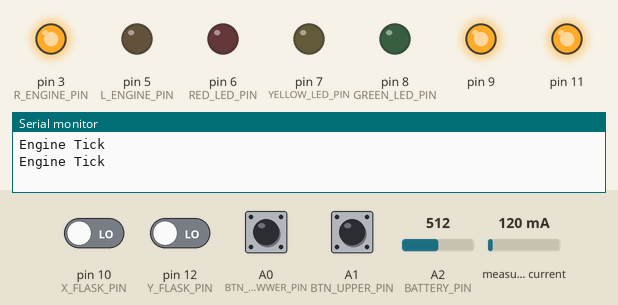
This program was run on a simulated Arduino Uno, built with avr-gcc and run on an emulated ATmega328P. Shown: output pins drawn as LEDs (lit = HIGH), the last lines printed to the serial monitor. The inputs (shaded band) are chosen by the test bench; at power-on: A0 (BTN_LOWWER_PIN), A1 (BTN_UPPER_PIN), pin 10 (X_FLASK_PIN), pin 12 (Y_FLASK_PIN) LOW, A2 (BATTERY_PIN) = 512, measured current 120 mA.

Above: at 1.2 s.
1.3 s: A2 (BATTERY_PIN) set to 633
2.8 s: A2 (BATTERY_PIN) set to 668
At 4.0 s:
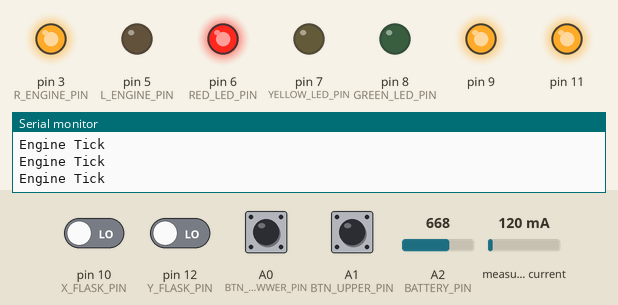
4.3 s: pin 10 (X_FLASK_PIN) driven HIGH
At 5.1 s:
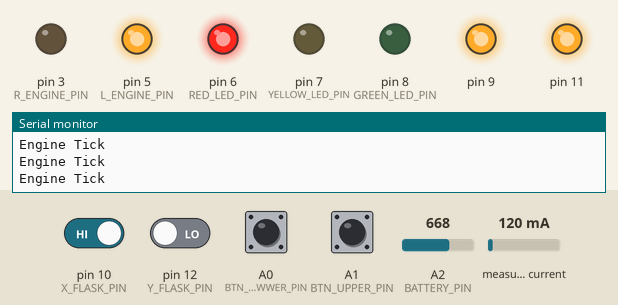
6.0 s: A2 (BATTERY_PIN) set to 747
7.5 s: A2 (BATTERY_PIN) set to 772
At 8.1 s:
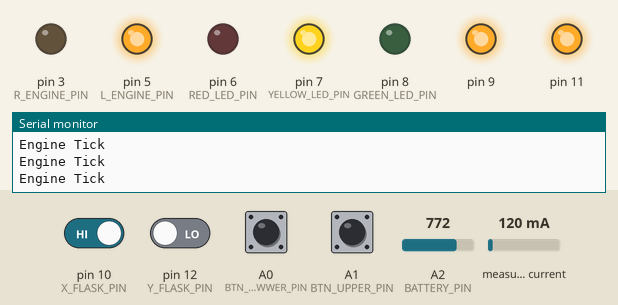
9.0 s: pin 12 (Y_FLASK_PIN) driven HIGH
At 10.0 s:
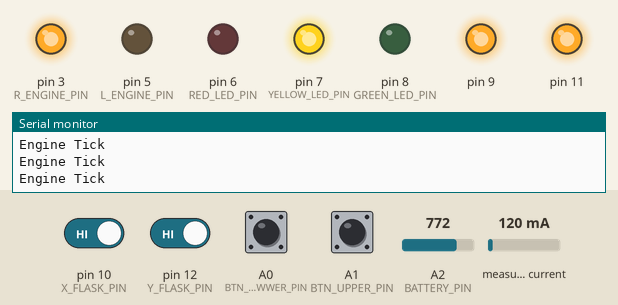
Timing chart, 0 to 11.5 s (numbered marks = the images above; inputs shaded):
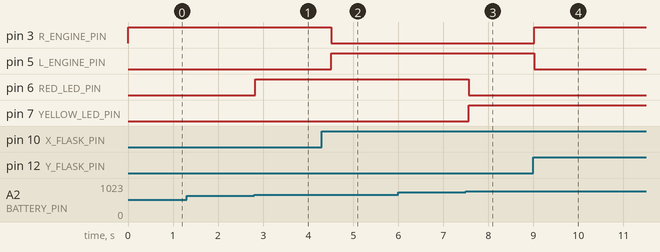

The program:

main.cpp
```cpp
#include <Arduino.h>
#include <Wire.h>


#include "Adafruit_INA219.h"


#define __DEBUG__ 1


#if __DEBUG__ == 1

    #define DBG_SPEED                  9600
    #define LOG(x)        Serial.print((x))
    #define LOGLN(x)    Serial.println((x))
    #define DBG_INIT(x)   Serial.begin((x))

    // #define BATTERY_LOG
    // #define ENGINE_LOG
    #define TICKS_LOG

#else

    #define LOG(x)
    #define LOGLN(x)
    #define DBG_INIT(x)

#endif

#define LEFT                 0
#define RIGHT                1
#define UP                   1
#define DOWN                 0

#define R_ENGINE_PIN         3
#define L_ENGINE_PIN         5

#define RED_LED_PIN          6
#define YELLOW_LED_PIN       7
#define GREEN_LED_PIN        8
#define SENS_LED_PIN        13

#define Y_FLASK_PIN         12
#define X_FLASK_PIN         10

#define BTN_UPPER_PIN       A1
#define BTN_LOWWER_PIN      A0

#define BATTERY_PIN         A2

#define SENS_TICK_DELAY    200
#define SENSETIVITY        550
#define ENGINE_TICK_DELAY  500
#define VOLT_TICK_DELAY    100

Adafruit_INA219 ina219(0x40);

enum class Direction{ No, Left, Right, _count };
Direction EngineDirection = Direction::No;

int xFlask   = 0;
int yFlask   = 0;
int btnState = 0;

void setEngineDirection(Direction dir)
{
    #ifdef ENGINE_LOG
        LOG("Engines in pos -> ");
    #endif

    switch (dir)
    {
    case Direction::Left:
        digitalWrite(L_ENGINE_PIN, HIGH);
        digitalWrite(R_ENGINE_PIN, LOW);

        #ifdef ENGINE_LOG
            LOGLN("Left");
        #endif

        break;

    case Direction::Right:
        digitalWrite(L_ENGINE_PIN, LOW);
        digitalWrite(R_ENGINE_PIN, HIGH);

        #ifdef ENGINE_LOG
            LOGLN("Right");
        #endif

        break;

    case Direction::No:
        digitalWrite(L_ENGINE_PIN, LOW);
        digitalWrite(R_ENGINE_PIN, LOW);

        #ifdef ENGINE_LOG
            LOGLN("No");
        #endif

        break;
    }
}

Direction getDirectionFromFlasks()
{
    if (btnState)
    {
        if (xFlask == LEFT && yFlask == DOWN) {
            return Direction::Left;
        }
        else if (xFlask == LEFT && yFlask == UP) {
            return Direction::Right;
        }
        else if (xFlask == RIGHT && yFlask == DOWN) {
            return Direction::Right;
        }
        else if (xFlask == RIGHT && yFlask == UP) {
            return Direction::Left;
        }
    }
    else
    {
        if (xFlask == LEFT && yFlask == DOWN) {
            return Direction::Right;
        }
        else if (xFlask == LEFT && yFlask == UP) {
            return Direction::Left;
        }
        else if (xFlask == RIGHT && yFlask == DOWN) {
            return Direction::Left;
        }
        else if (xFlask == RIGHT && yFlask == UP) {
            return Direction::Right;
        }
    }

    return Direction::No;
}

uint32_t engines_timer = 0;
uint32_t sens_timer = 0;

int xFlaskPrev = xFlask;
int yFlaskPrev = yFlask;

uint8_t isSensLedOn = false;

void sens_tick()
{
    uint32_t current_ms = millis();

    float power = ina219.getCurrent_mA();
    if (power >= SENSETIVITY or power <= -SENSETIVITY)
    {
        digitalWrite(SENS_LED_PIN, HIGH);
        sens_timer = current_ms;
        isSensLedOn = true;
    }

    if (isSensLedOn && ((current_ms - sens_timer) >= SENS_TICK_DELAY))
    {
        digitalWrite(SENS_LED_PIN, LOW);
        isSensLedOn = false;
    }
}

void engines_tick()
{
    int x = digitalRead(X_FLASK_PIN);
    int y = digitalRead(Y_FLASK_PIN);

    uint32_t current_ms = millis();

    if ((current_ms - engines_timer) >= ENGINE_TICK_DELAY)
    {
        if (digitalRead(BTN_LOWWER_PIN)){
            btnState = 0;
        }
        else if (digitalRead(BTN_UPPER_PIN)){
            btnState = 1;
        }

        if (xFlaskPrev == x)
            xFlask = x;
        if (yFlaskPrev == y)
            yFlask = y;

        engines_timer = current_ms;

        #ifdef TICKS_LOG
            LOGLN("Engine Tick");
        #endif
    }

    xFlaskPrev = x;
    yFlaskPrev = y;
}

uint32_t volt_tick_timer = 0;

void what_the_volt ()
{
    if ((millis() - volt_tick_timer) >= VOLT_TICK_DELAY)
    {
        uint16_t vol = analogRead(BATTERY_PIN);

        if ((vol >= 650) && (vol <= 760))
        {
            digitalWrite(RED_LED_PIN, HIGH);
            digitalWrite(YELLOW_LED_PIN, LOW);
            digitalWrite(GREEN_LED_PIN, LOW);

            #ifdef BATTERY_LOG
                LOGLN( "RED" );
            #endif
        }
        else if ((vol >= 760) && (vol <= 860))
        {
            digitalWrite(RED_LED_PIN, LOW);
            digitalWrite(YELLOW_LED_PIN, HIGH);
            digitalWrite(GREEN_LED_PIN, LOW);

            #ifdef BATTERY_LOG
                LOGLN( "YELLOW" );
            #endif
        }
        else if(vol>=900)
        {
            digitalWrite(RED_LED_PIN, LOW);
            digitalWrite(YELLOW_LED_PIN, LOW);
            digitalWrite(GREEN_LED_PIN, HIGH);

            #ifdef BATTERY_LOG
                LOGLN( "GREEN" );
            #endif
        }

        volt_tick_timer = millis();
    }
}

void setup()
{
    DBG_INIT(DBG_SPEED);
    ina219.begin();

    pinMode(RED_LED_PIN, OUTPUT);
    pinMode(GREEN_LED_PIN, OUTPUT);
    pinMode(YELLOW_LED_PIN, OUTPUT);

    pinMode(BTN_UPPER_PIN,INPUT);
    pinMode(BTN_LOWWER_PIN,INPUT);


    pinMode(R_ENGINE_PIN, OUTPUT);
    pinMode(L_ENGINE_PIN, OUTPUT);

    pinMode(Y_FLASK_PIN-1, OUTPUT);
    pinMode(X_FLASK_PIN-1, OUTPUT);

    pinMode(Y_FLASK_PIN, INPUT);
    pinMode(X_FLASK_PIN, INPUT);

    digitalWrite(Y_FLASK_PIN-1, HIGH);
    digitalWrite(X_FLASK_PIN-1, HIGH);
}

void loop()
{
    sens_tick();
    engines_tick();
    what_the_volt();

    EngineDirection = getDirectionFromFlasks();
    setEngineDirection(EngineDirection);
}
```

Measured:
- the behaviour switches between 649 and 650 on A2 (BATTERY_PIN) (found by bisection; images 0 and 1)
- the behaviour switches between 760 and 761 on A2 (BATTERY_PIN) (found by bisection; images 2 and 3)
- after the input at 2.8 s, pin 6 (RED_LED_PIN): LOW → HIGH at once
- after the input at 4.3 s, pin 3 (R_ENGINE_PIN): HIGH → LOW after 0.21 s; pin 5 (L_ENGINE_PIN): LOW → HIGH after 0.21 s
- after the input at 7.5 s, pin 6 (RED_LED_PIN): HIGH → LOW after 0.06 s; pin 7 (YELLOW_LED_PIN): LOW → HIGH after 0.06 s
- after the input at 9.0 s, pin 3 (R_ENGINE_PIN): LOW → HIGH at once; pin 5 (L_ENGINE_PIN): HIGH → LOW at once
